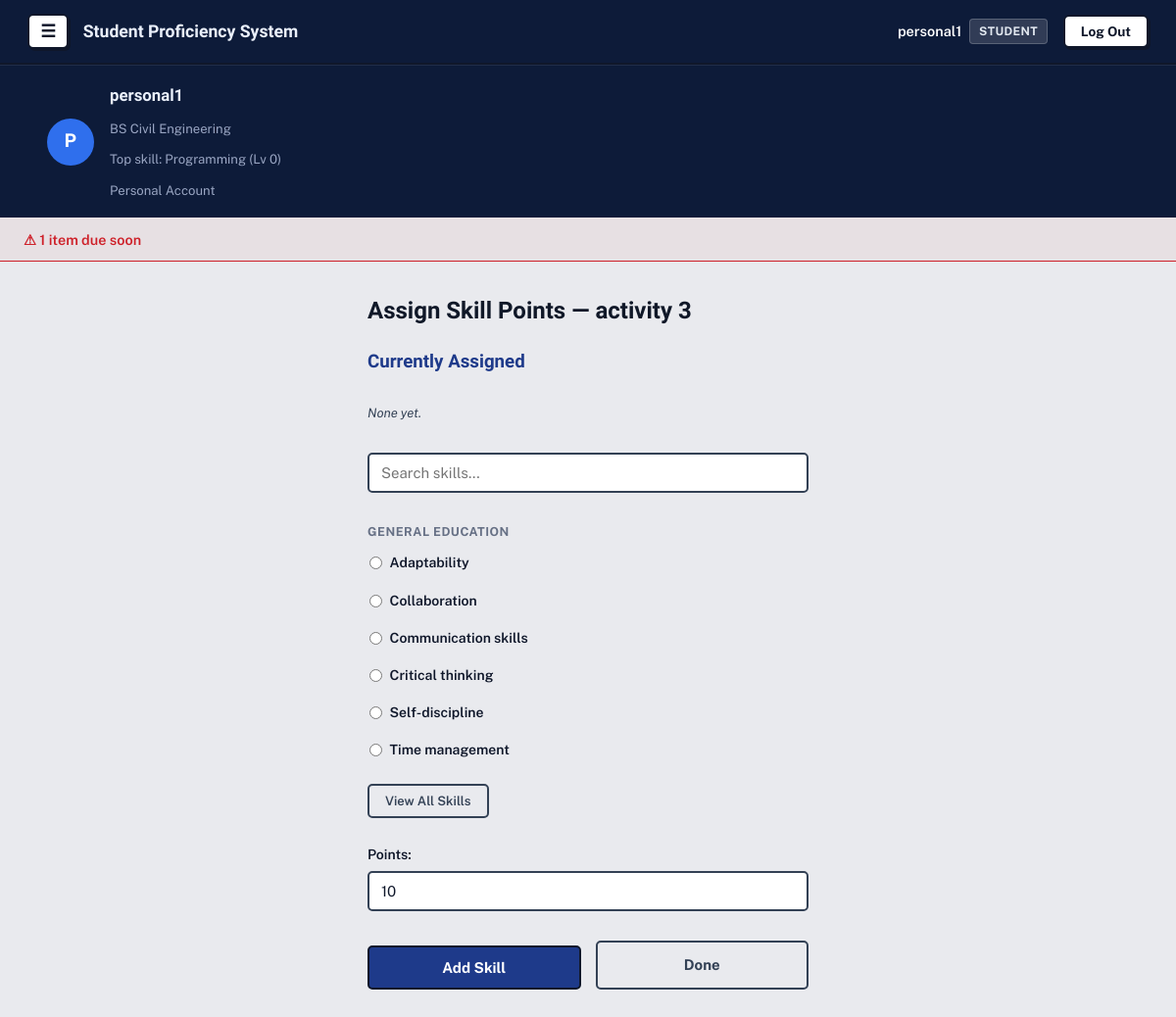
/tracker/activity/6/add-skill/ (signed in), run on the app's committed database.
### accounts/models.py (models this page shows, shortened)
class Profile(models.Model):
    ROLE_CHOICES = [
        ('student', 'Student'),
        ('teacher', 'Teacher'),
    ]
    MODE_CHOICES = [
        ('personal', 'Personal'),
        ('professional', 'Professional'),
    ]
    user = models.OneToOneField(
        User, on_delete=models.CASCADE, related_name='profile')
    role = models.CharField(max_length=10, choices=ROLE_CHOICES)
    mode = models.CharField(
        max_length=15, choices=MODE_CHOICES, blank=True, null=True)
    course = models.ForeignKey(
        Course, on_delete=models.SET_NULL, null=True, blank=True)
    @property
    def is_manager(self):
        return self.role == 'teacher' or self.mode == 'personal'

### avatar/models.py (models this page shows, shortened)
class Course(models.Model):
    name = models.CharField(max_length=100)

class StudentSkill(models.Model):
    student = models.ForeignKey(
        User, on_delete=models.CASCADE, related_name='skills')
    skill = models.ForeignKey(Skill, on_delete=models.CASCADE)
    points = models.PositiveIntegerField(default=0)
    class Meta:
        unique_together = ('student', 'skill')
    @property
    def level(self):
        return self.points // 100

class Skill(models.Model):
    CATEGORY_CHOICES = [
        ('general', 'General Education'),
        ('course', 'Course-Specific'),
        ('broad', 'Broad (Non-College)'),
    ]
    name = models.CharField(max_length=100)
    description = models.TextField(blank=True)
    category = models.CharField(
        max_length=10, choices=CATEGORY_CHOICES, default='course')
    course = models.ForeignKey(
        Course, on_delete=models.CASCADE, null=True, blank=True, related_name='skills')

### tracker/models.py (models this page shows, shortened)
class Activity(models.Model):
    topic = models.ForeignKey(
        Topic, on_delete=models.CASCADE, related_name='activities')
    title = models.CharField(max_length=200)
    instructions = models.TextField(blank=True)
    deadline = models.DateField()
    created_at = models.DateTimeField(auto_now_add=True)
    @property
    def due_soon(self):
        return 0 <= (self.deadline - timezone.now().date()).days <= 3

### tracker/views.py (the view)
@login_required
def add_activity_skill(request, activity_id):
    activity = get_object_or_404(Activity, id=activity_id)
    subject = activity.topic.lesson_plan.subject
    relevant_skills = get_relevant_skills()
    if request.method == 'POST':
        form = ActivitySkillPointsForm(
            request.POST, skill_queryset=relevant_skills)
        if form.is_valid():
            skill_points = form.save(commit=False)
            skill_points.activity = activity
            skill_points.save()
            return redirect('add_activity_skill', activity_id=activity.id)
    else:
        form = ActivitySkillPointsForm(skill_queryset=relevant_skills)
    return render(request, 'tracker/add_activity_skill.html', {
        'activity': activity, 'form': form, 'skills': relevant_skills
    })

### tracker/forms.py
class ActivitySkillPointsForm(forms.ModelForm):
    class Meta:
        model = ActivitySkillPoints
        fields = ['skill', 'points']
        widgets = {'skill': forms.RadioSelect()}
    def __init__(self, *args, **kwargs):
        skill_queryset = kwargs.pop('skill_queryset')
        super().__init__(*args, **kwargs)
        self.fields['skill'].queryset = skill_queryset

### accounts/context_processors.py (called while the page is built)
def profile_banner(request):
    if not request.user.is_authenticated or request.user.profile.role != 'student':
        return {}
    top_skill = request.user.skills.order_by('-points').first()
    return {'top_skill': top_skill}

### tracker/views.py (called while the page is built)
def get_relevant_skills():
    return Skill.objects.exclude(category='broad').annotate(
        category_order=Case(
            When(category='general', then=Value(0)),
            When(category='course', then=Value(1)),
            output_field=IntegerField(),
        )
    ).order_by('category_order', 'course__name', 'name')

### tracker/templates/tracker/add_activity_skill.html (shortened to what this page needs)
{% extends 'base.html' %}
{% block content %}
<div class="form-card">
    <h2>Assign Skill Points — {{ activity.title }}</h2>
    <h3 style="color:#1E3A8A;">Currently Assigned</h3>
    <ul class="activity-list" style="margin-bottom:20px;">
        {% for sp in activity.skill_points.all %}
        <li class="activity-item">{{ sp.skill.name }}: {{ sp.points }} pts</li>
        {% empty %}
        <li class="empty-state-sm">None yet.</li>
        {% endfor %}
    </ul>
    <form method="post" class="custom-form">
        <input type="text" id="skillSearch" placeholder="Search skills..."
            style="margin-bottom:15px; padding:10px 12px; border:2px solid #334155; border-radius:5px; width:100%; box-sizing:border-box;">
        <h4 class="skill-group-heading">General Education</h4>
        {% for skill in skills %}
        {% if skill.category == 'general' %}
        <label class="skill-radio-option" data-search="{{ skill.name|lower }}">
            <input type="radio" name="skill" value="{{ skill.id }}"> {{ skill.name }}
        </label>
        {% endif %}
        {% endfor %}
        <button type="button" id="viewAllToggle" class="btn-secondary" style="margin:12px 0;">View All Skills</button>
            {% regroup skills by course.name as course_groups %}
        <p style="margin-top:15px;">{{ form.points.label_tag }} {{ form.points }}</p>
        <div class="form-actions">
            <button type="submit" class="btn-primary">Add Skill</button>
            <a href="{% url 'lesson_plan_view' activity.topic.lesson_plan.subject.id %}" class="btn-cancel">Done</a>
        </div>
    </form>
</div>
{% endblock %}

### templates/base.html (shortened to what this page needs)
{% load static %}
<!DOCTYPE html>
<html lang="en">
<head>
    <link rel="stylesheet" href="{% static 'css/style.css' %}">
</head>
<body>
    <nav class="navbar">
        <div class="navbar-left">
            {% if user.is_authenticated %}
            <button id="menuToggle" class="menu-btn" aria-label="Menu">☰</button>
            {% endif %}
            <span class="brand">Student Proficiency System</span>
        </div>
        <div class="navbar-right">
            {% if user.is_authenticated %}
            <div class="user-badge">
                <span class="user-name">{{ user.username }}</span>
                <span class="role-pill">{{ user.profile.role|capfirst }}</span>
            </div>
            <form method="post" action="{% url 'logout' %}" class="logout-form">
                <button type="submit" class="btn-logout">Log Out</button>
            </form>
            {% else %}
            <a href="{% url 'login' %}" class="btn-auth">Log In</a>
            <a href="{% url 'signup' %}" class="btn-auth btn-signup">Sign Up</a>
            {% endif %}
        </div>
    </nav>
    {% if user.is_authenticated and user.profile.role == 'student' %}
    <div class="profile-banner">
        <div class="profile-banner-inner">
            <div class="profile-avatar-circle">{{ user.username|slice:":1"|upper }}</div>
            <div class="profile-info">
                <div class="profile-name">{{ user.username }}</div>
                <div class="profile-line">
                    {% if user.profile.course %}{{ user.profile.course.name }}{% else %}No course{% endif %}
                </div>
                <div class="profile-line">
                    {% if top_skill %}Top skill: {{ top_skill.skill.name }} (Lv {{ top_skill.level }}){% else %}No skills yet{% endif %}
                </div>
                <div class="profile-line">
                    {% if user.profile.mode == 'personal' %}Personal Account{% else %}Professional Account{% endif %}
                </div>
            </div>
        </div>
    </div>
    {% endif %}
    {% if reminder_count %}
    <div class="reminder-bar">
        <a href="{% url 'task_list' %}" class="reminder-btn">⚠ {{ reminder_count }} item{{ reminder_count|pluralize }} due soon</a>
    </div>
    {% endif %}
    <main class="page">
        {% block content %}
        {% endblock %}
    </main>
</body>
</html>

### data on the page
StudentSkill: skill.name "Programming", level "0"
Activity: title "activity 3"
Skill: name "Adaptability"
Skill: name "Collaboration"
Skill: name "Communication skills"
Skill: name "Critical thinking"
Skill: name "Self-discipline"
Skill: name "Time management"

### other printed values
{{ user.username }} "personal1"
{{ user.profile.role|capfirst }} "STUDENT"
{{ user.username|slice:":1"|upper }} "P"
{{ user.profile.course.name }} "BS Civil Engineering"
{{ reminder_count }} "1"
